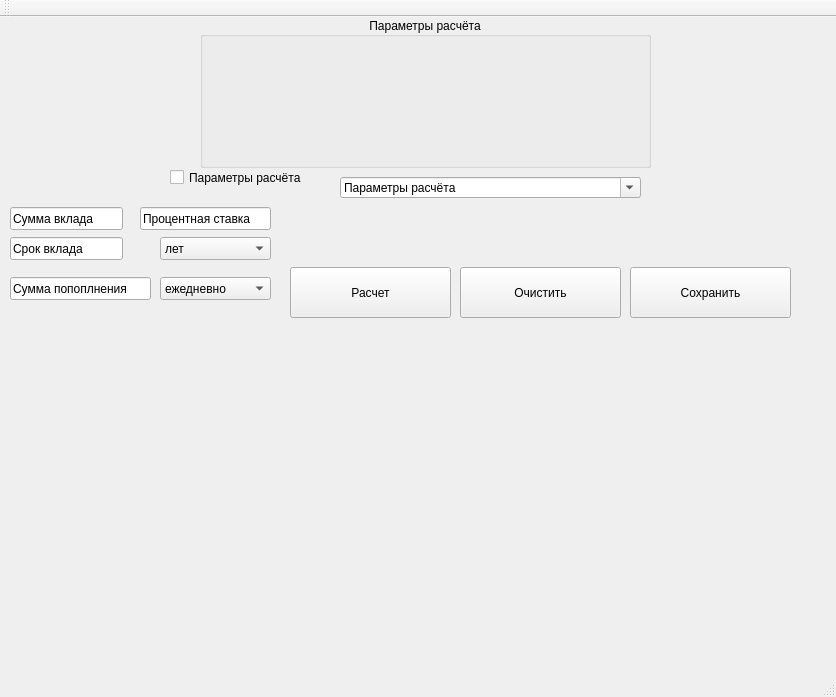
<?xml version="1.0" encoding="UTF-8"?>
<ui version="4.0">
 <class>MainWindow</class>
 <widget class="QMainWindow" name="MainWindow">
  <property name="geometry">
   <rect>
    <x>0</x>
    <y>0</y>
    <width>836</width>
    <height>697</height>
   </rect>
  </property>
  <property name="windowTitle">
   <string>MainWindow</string>
  </property>
  <widget class="QWidget" name="centralwidget">
   <widget class="QPushButton" name="but_start">
    <property name="geometry">
     <rect>
      <x>290</x>
      <y>250</y>
      <width>161</width>
      <height>51</height>
     </rect>
    </property>
    <property name="text">
     <string>Расчет</string>
    </property>
   </widget>
   <widget class="QGroupBox" name="parametrs">
    <property name="geometry">
     <rect>
      <x>200</x>
      <y>0</y>
      <width>451</width>
      <height>151</height>
     </rect>
    </property>
    <property name="title">
     <string>Параметры расчёта</string>
    </property>
    <property name="alignment">
     <set>Qt::AlignCenter</set>
    </property>
    <property name="checkable">
     <bool>false</bool>
    </property>
    <property name="checked">
     <bool>false</bool>
    </property>
   </widget>
   <widget class="QPushButton" name="but_clear">
    <property name="geometry">
     <rect>
      <x>460</x>
      <y>250</y>
      <width>161</width>
      <height>51</height>
     </rect>
    </property>
    <property name="text">
     <string>Очистить</string>
    </property>
   </widget>
   <widget class="QPushButton" name="but_save">
    <property name="geometry">
     <rect>
      <x>630</x>
      <y>250</y>
      <width>161</width>
      <height>51</height>
     </rect>
    </property>
    <property name="text">
     <string>Cохранить</string>
    </property>
   </widget>
   <widget class="QComboBox" name="comboBox_2">
    <property name="geometry">
     <rect>
      <x>160</x>
      <y>260</y>
      <width>111</width>
      <height>23</height>
     </rect>
    </property>
    <item>
     <property name="text">
      <string>ежедневно</string>
     </property>
    </item>
    <item>
     <property name="text">
      <string>ежеедельно</string>
     </property>
    </item>
    <item>
     <property name="text">
      <string>ежемесячно</string>
     </property>
    </item>
    <item>
     <property name="text">
      <string>ежеквартально</string>
     </property>
    </item>
    <item>
     <property name="text">
      <string>раз в полгода</string>
     </property>
    </item>
    <item>
     <property name="text">
      <string>ежегодно</string>
     </property>
    </item>
    <item>
     <property name="text">
      <string/>
     </property>
    </item>
   </widget>
   <widget class="QComboBox" name="comboBox_3">
    <property name="geometry">
     <rect>
      <x>160</x>
      <y>220</y>
      <width>111</width>
      <height>23</height>
     </rect>
    </property>
    <item>
     <property name="text">
      <string>лет</string>
     </property>
    </item>
    <item>
     <property name="text">
      <string>месяцев</string>
     </property>
    </item>
    <item>
     <property name="text">
      <string>недель</string>
     </property>
    </item>
    <item>
     <property name="text">
      <string>дней</string>
     </property>
    </item>
   </widget>
   <widget class="QCheckBox" name="checkBox">
    <property name="geometry">
     <rect>
      <x>170</x>
      <y>150</y>
      <width>251</width>
      <height>21</height>
     </rect>
    </property>
    <property name="text">
     <string>Параметры расчёта</string>
    </property>
   </widget>
   <widget class="QFontComboBox" name="fontComboBox">
    <property name="geometry">
     <rect>
      <x>340</x>
      <y>160</y>
      <width>301</width>
      <height>21</height>
     </rect>
    </property>
    <property name="currentText">
     <string>Параметры расчёта</string>
    </property>
   </widget>
   <widget class="QLineEdit" name="lineEdit">
    <property name="geometry">
     <rect>
      <x>10</x>
      <y>220</y>
      <width>113</width>
      <height>23</height>
     </rect>
    </property>
    <property name="text">
     <string>Срок вклада</string>
    </property>
   </widget>
   <widget class="QLineEdit" name="lineEdit_2">
    <property name="geometry">
     <rect>
      <x>10</x>
      <y>260</y>
      <width>141</width>
      <height>23</height>
     </rect>
    </property>
    <property name="text">
     <string>Сумма попоплнения</string>
    </property>
   </widget>
   <widget class="QLineEdit" name="lineEdit_3">
    <property name="geometry">
     <rect>
      <x>10</x>
      <y>190</y>
      <width>113</width>
      <height>23</height>
     </rect>
    </property>
    <property name="inputMask">
     <string>Сумма вклада</string>
    </property>
    <property name="text">
     <string>Сумма вклада</string>
    </property>
   </widget>
   <widget class="QLineEdit" name="lineEdit_4">
    <property name="geometry">
     <rect>
      <x>140</x>
      <y>190</y>
      <width>131</width>
      <height>23</height>
     </rect>
    </property>
    <property name="inputMask">
     <string>Процентная ставка</string>
    </property>
    <property name="text">
     <string>Процентная ставка</string>
    </property>
   </widget>
  </widget>
  <widget class="QMenuBar" name="menubar">
   <property name="geometry">
    <rect>
     <x>0</x>
     <y>0</y>
     <width>836</width>
     <height>20</height>
    </rect>
   </property>
  </widget>
  <widget class="QStatusBar" name="statusbar"/>
  <widget class="QToolBar" name="toolBar">
   <property name="windowTitle">
    <string>toolBar</string>
   </property>
   <attribute name="toolBarArea">
    <enum>TopToolBarArea</enum>
   </attribute>
   <attribute name="toolBarBreak">
    <bool>false</bool>
   </attribute>
  </widget>
 </widget>
 <resources/>
 <connections/>
</ui>
